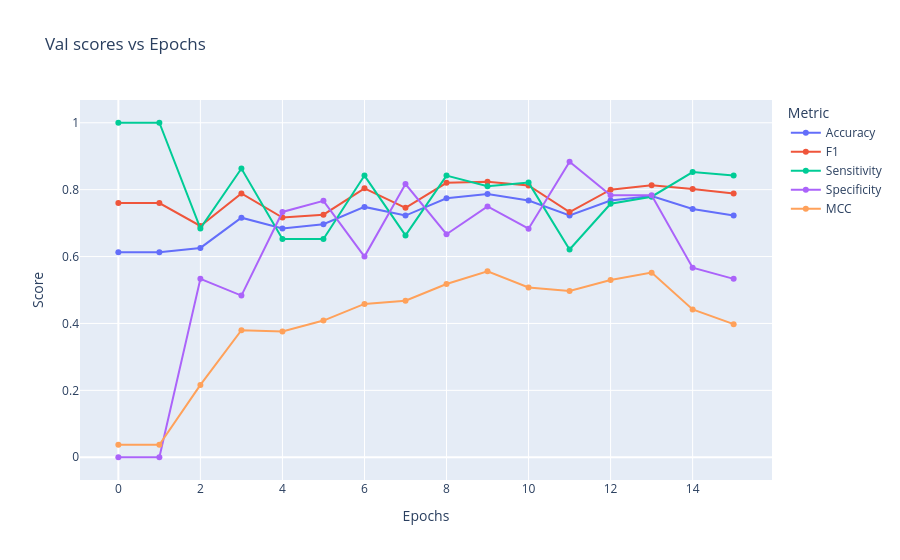

The notebook cell saved with this chart:
### Code cell
metrics_plot(results.accuracies, results.f1s, results.sensitivities, results.specificities, results.mccs)

### Figure 1 — Plotly figure (JSON) as saved in the notebook; plotly's stock layout.template omitted (floating-point values rounded to 4 significant figures)
{"data": [{"hovertemplate": "Metric=Accuracy<br>Epochs=%{x}<br>Score=%{y}<extra></extra>", "legendgroup": "Accuracy", "line": {"color": "#636efa", "dash": "solid"}, "marker": {"symbol": "circle"}, "mode": "lines+markers", "name": "Accuracy", "orientation": "v", "showlegend": true, "type": "scatter", "x": [0, 1, 2, 3, 4, 5, 6, 7, 8, 9, 10, 11, 12, 13, 14, 15], "xaxis": "x", "y": [0.6129, 0.6129, 0.6258, 0.7161, 0.6839, 0.6968, 0.7484, 0.7226, 0.7742, 0.7871, 0.7677, 0.7226, 0.7677, 0.7806, 0.7419, 0.7226], "yaxis": "y"}, {"hovertemplate": "Metric=F1<br>Epochs=%{x}<br>Score=%{y}<extra></extra>", "legendgroup": "F1", "line": {"color": "#EF553B", "dash": "solid"}, "marker": {"symbol": "circle"}, "mode": "lines+markers", "name": "F1", "orientation": "v", "showlegend": true, "type": "scatter", "x": [0, 1, 2, 3, 4, 5, 6, 7, 8, 9, 10, 11, 12, 13, 14, 15], "xaxis": "x", "y": [0.76, 0.76, 0.6915, 0.7885, 0.7168, 0.7251, 0.804, 0.7456, 0.8205, 0.8235, 0.8125, 0.7329, 0.8, 0.8132, 0.802, 0.7882], "yaxis": "y"}, {"hovertemplate": "Metric=Sensitivity<br>Epochs=%{x}<br>Score=%{y}<extra></extra>", "legendgroup": "Sensitivity", "line": {"color": "#00cc96", "dash": "solid"}, "marker": {"symbol": "circle"}, "mode": "lines+markers", "name": "Sensitivity", "orientation": "v", "showlegend": true, "type": "scatter", "x": [0, 1, 2, 3, 4, 5, 6, 7, 8, 9, 10, 11, 12, 13, 14, 15], "xaxis": "x", "y": [1.0, 1.0, 0.6842, 0.8632, 0.6526, 0.6526, 0.8421, 0.6632, 0.8421, 0.8105, 0.8211, 0.6211, 0.7579, 0.7789, 0.8526, 0.8421], "yaxis": "y"}, {"hovertemplate": "Metric=Specificity<br>Epochs=%{x}<br>Score=%{y}<extra></extra>", "legendgroup": "Specificity", "line": {"color": "#ab63fa", "dash": "solid"}, "marker": {"symbol": "circle"}, "mode": "lines+markers", "name": "Specificity", "orientation": "v", "showlegend": true, "type": "scatter", "x": [0, 1, 2, 3, 4, 5, 6, 7, 8, 9, 10, 11, 12, 13, 14, 15], "xaxis": "x", "y": [0.0, 0.0, 0.5333, 0.4833, 0.7333, 0.7667, 0.6, 0.8167, 0.6667, 0.75, 0.6833, 0.8833, 0.7833, 0.7833, 0.5667, 0.5333], "yaxis": "y"}, {"hovertemplate": "Metric=MCC<br>Epochs=%{x}<br>Score=%{y}<extra></extra>", "legendgroup": "MCC", "line": {"color": "#FFA15A", "dash": "solid"}, "marker": {"symbol": "circle"}, "mode": "lines+markers", "name": "MCC", "orientation": "v", "showlegend": true, "type": "scatter", "x": [0, 1, 2, 3, 4, 5, 6, 7, 8, 9, 10, 11, 12, 13, 14, 15], "xaxis": "x", "y": [0.03724, 0.03724, 0.2163, 0.3797, 0.376, 0.4085, 0.4583, 0.4679, 0.5179, 0.5559, 0.5077, 0.4969, 0.5297, 0.5519, 0.4417, 0.3978], "yaxis": "y"}], "layout": {"legend": {"title": {"text": "Metric"}, "tracegroupgap": 0}, "title": {"text": "Val scores vs Epochs"}, "xaxis": {"anchor": "y", "domain": [0, 1], "title": {"text": "Epochs"}}, "yaxis": {"anchor": "x", "domain": [0, 1], "title": {"text": "Score"}}}}
